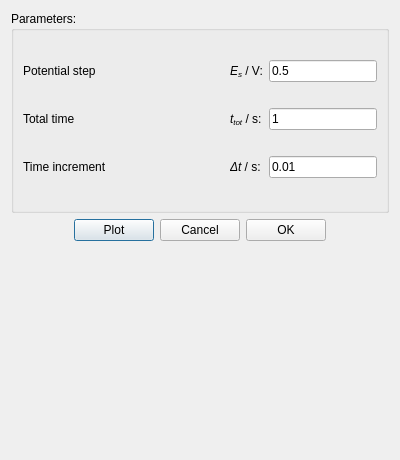
<?xml version="1.0" encoding="UTF-8"?>
<ui version="4.0">
 <class>Dialog</class>
 <widget class="QDialog" name="Dialog">
  <property name="geometry">
   <rect>
    <x>0</x>
    <y>0</y>
    <width>400</width>
    <height>460</height>
   </rect>
  </property>
  <property name="windowTitle">
   <string>Chronoamperometry (CA)</string>
  </property>
  <layout class="QVBoxLayout" name="verticalLayout">
   <item>
    <widget class="QGroupBox" name="groupBox">
     <property name="sizePolicy">
      <sizepolicy hsizetype="Preferred" vsizetype="Preferred">
       <horstretch>0</horstretch>
       <verstretch>0</verstretch>
      </sizepolicy>
     </property>
     <property name="title">
      <string>Parameters:</string>
     </property>
     <layout class="QGridLayout" name="gridLayout">
      <property name="sizeConstraint">
       <enum>QLayout::SetDefaultConstraint</enum>
      </property>
      <item row="0" column="1">
       <widget class="QLabel" name="label_2">
        <property name="sizePolicy">
         <sizepolicy hsizetype="Fixed" vsizetype="Fixed">
          <horstretch>0</horstretch>
          <verstretch>0</verstretch>
         </sizepolicy>
        </property>
        <property name="text">
         <string>&lt;html&gt;&lt;head/&gt;&lt;body&gt;&lt;p&gt;&lt;span style=&quot; font-style:italic;&quot;&gt;E&lt;/span&gt;&lt;span style=&quot; font-style:italic; vertical-align:sub;&quot;&gt;s&lt;/span&gt; / V:&lt;/p&gt;&lt;/body&gt;&lt;/html&gt;</string>
        </property>
       </widget>
      </item>
      <item row="1" column="0">
       <widget class="QLabel" name="label_3">
        <property name="text">
         <string>Total time</string>
        </property>
       </widget>
      </item>
      <item row="0" column="0">
       <widget class="QLabel" name="label">
        <property name="text">
         <string>Potential step</string>
        </property>
       </widget>
      </item>
      <item row="1" column="2">
       <widget class="QLineEdit" name="txt_ttot">
        <property name="sizePolicy">
         <sizepolicy hsizetype="Fixed" vsizetype="Fixed">
          <horstretch>0</horstretch>
          <verstretch>0</verstretch>
         </sizepolicy>
        </property>
        <property name="text">
         <string>1</string>
        </property>
       </widget>
      </item>
      <item row="0" column="2">
       <widget class="QLineEdit" name="txt_Es">
        <property name="sizePolicy">
         <sizepolicy hsizetype="Fixed" vsizetype="Fixed">
          <horstretch>0</horstretch>
          <verstretch>0</verstretch>
         </sizepolicy>
        </property>
        <property name="maximumSize">
         <size>
          <width>16777215</width>
          <height>16777215</height>
         </size>
        </property>
        <property name="text">
         <string>0.5</string>
        </property>
        <property name="frame">
         <bool>true</bool>
        </property>
       </widget>
      </item>
      <item row="2" column="1">
       <widget class="QLabel" name="label_6">
        <property name="sizePolicy">
         <sizepolicy hsizetype="Fixed" vsizetype="Fixed">
          <horstretch>0</horstretch>
          <verstretch>0</verstretch>
         </sizepolicy>
        </property>
        <property name="text">
         <string>&lt;html&gt;&lt;head/&gt;&lt;body&gt;&lt;p&gt;&lt;span style=&quot; font-style:italic;&quot;&gt;Δt&lt;/span&gt; / s:&lt;/p&gt;&lt;/body&gt;&lt;/html&gt;</string>
        </property>
       </widget>
      </item>
      <item row="1" column="1">
       <widget class="QLabel" name="label_5">
        <property name="sizePolicy">
         <sizepolicy hsizetype="Fixed" vsizetype="Fixed">
          <horstretch>0</horstretch>
          <verstretch>0</verstretch>
         </sizepolicy>
        </property>
        <property name="text">
         <string>&lt;html&gt;&lt;head/&gt;&lt;body&gt;&lt;p&gt;&lt;span style=&quot; font-style:italic;&quot;&gt;t&lt;/span&gt;&lt;span style=&quot; font-style:italic; vertical-align:sub;&quot;&gt;tot&lt;/span&gt; / s:&lt;/p&gt;&lt;/body&gt;&lt;/html&gt;</string>
        </property>
       </widget>
      </item>
      <item row="2" column="2">
       <widget class="QLineEdit" name="txt_dt">
        <property name="sizePolicy">
         <sizepolicy hsizetype="Fixed" vsizetype="Fixed">
          <horstretch>0</horstretch>
          <verstretch>0</verstretch>
         </sizepolicy>
        </property>
        <property name="text">
         <string>0.01</string>
        </property>
       </widget>
      </item>
      <item row="2" column="0">
       <widget class="QLabel" name="label_4">
        <property name="text">
         <string>Time increment</string>
        </property>
       </widget>
      </item>
     </layout>
    </widget>
   </item>
   <item>
    <layout class="QHBoxLayout" name="horizontalLayout">
     <item>
      <spacer name="horizontalSpacer">
       <property name="orientation">
        <enum>Qt::Horizontal</enum>
       </property>
       <property name="sizeHint" stdset="0">
        <size>
         <width>40</width>
         <height>20</height>
        </size>
       </property>
      </spacer>
     </item>
     <item>
      <widget class="QPushButton" name="btn_plot">
       <property name="text">
        <string>Plot</string>
       </property>
      </widget>
     </item>
     <item>
      <widget class="QPushButton" name="btn_cancel">
       <property name="text">
        <string>Cancel</string>
       </property>
      </widget>
     </item>
     <item>
      <widget class="QPushButton" name="btn_ok">
       <property name="text">
        <string>OK</string>
       </property>
      </widget>
     </item>
     <item>
      <spacer name="horizontalSpacer_2">
       <property name="orientation">
        <enum>Qt::Horizontal</enum>
       </property>
       <property name="sizeHint" stdset="0">
        <size>
         <width>40</width>
         <height>20</height>
        </size>
       </property>
      </spacer>
     </item>
    </layout>
   </item>
   <item>
    <widget class="PlotWidget" name="cv_plot" native="true"/>
   </item>
  </layout>
 </widget>
 <customwidgets>
  <customwidget>
   <class>PlotWidget</class>
   <extends>QWidget</extends>
   <header>pyqtgraph</header>
   <container>1</container>
  </customwidget>
 </customwidgets>
 <resources/>
 <connections/>
</ui>
